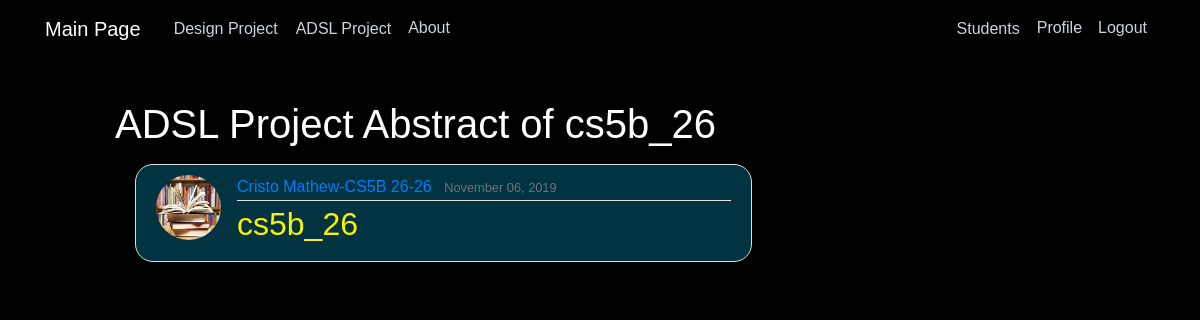
The page /ADSL/user/cs5b_26/abstract (signed in) on the database as committed earlier.
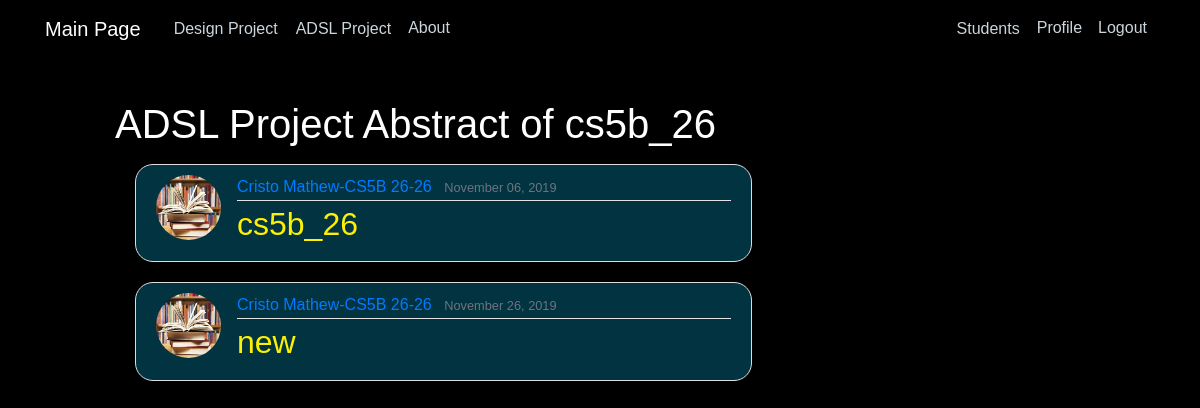
The same page on the database as committed later.
### ADSL/models.py (models this page shows, shortened)
class ADSL_Document(models.Model):
    title = models.CharField(max_length=100)
    description = models.CharField(max_length=255, blank=True)
    author = models.ForeignKey(User, on_delete=models.CASCADE)
    document = models.FileField(upload_to='documents/')
    uploaded_at = models.DateTimeField(default=timezone.now)

### users/models.py (models this page shows, shortened)
class Profile(models.Model):
    user = models.OneToOneField(User, on_delete=models.CASCADE)
    name = models.CharField(max_length=30, default="name")
    class_div = models.CharField(max_length=10)
    rollno = models.CharField(max_length=10)
    image = models.ImageField(default='profile_pics/default.jpg', upload_to='profile_pics')

### ADSL/views.py (the view)
# urls.py: path('user/<username>/abstract',UserPostListView.as_view(), name="ADSL-user-abstract"),
class UserPostListView(LoginRequiredMixin,ListView):
    model = ADSL_Document
    template_name = 'ADSL/user_abstract.html'
    context_object_name = 'posts'
    def get_queryset(self):
        user = get_object_or_404(User, username=self.kwargs.get('username'))
        return ADSL_Document.objects.filter(author=user).order_by('uploaded_at')

### ADSL/templates/ADSL/user_abstract.html
{% extends "home/base.html" %}
{% load static %}
{% block content %}
    <h1 class="mb-3">ADSL Project Abstract of {{ view.kwargs.username }}</h1>
    {% for post in posts %}
      <article class="media content-section">
        <img class="rounded-circle article-img" src="{{ post.author.profile.image.url }}">
        <div class="media-body">
          <div class="article-metadata">
            <a class="mr-2" href="{% url 'ADSL-user-abstract' post.author.username %}">{{ post.author.profile.name }}-{{ post.author.profile.class_div }}-{{ post.author.profile.rollno }}</a>
            <small class="text-muted">{{ post.uploaded_at|date:"F d, Y" }}</small>
          </div>
          <h2><a class="article-title" href="{% url 'ADSL-abstract-detail' post.id %}" style="color:#fcf003">{{ post.title }}</a></h2>
        </div>
      </article>
    {% endfor %}
{% endblock content %}

Rows that differ between the two databases and show on the page:
added ADSL_Document: author.profile.image (picture), author.profile.name "Cristo Mathew", author.profile.class_div "CS5B 26", author.profile.rollno "26", uploaded_at "November 26, 2019", title "new"
